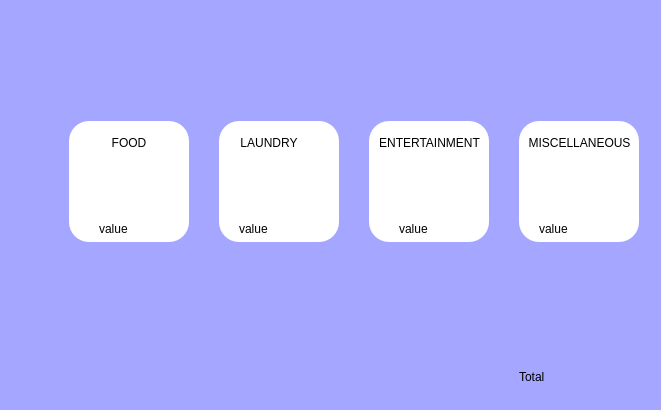
<?xml version="1.0" encoding="UTF-8"?>
<ui version="4.0">
 <class>listDialog</class>
 <widget class="QDialog" name="listDialog">
  <property name="geometry">
   <rect>
    <x>0</x>
    <y>0</y>
    <width>661</width>
    <height>410</height>
   </rect>
  </property>
  <property name="windowTitle">
   <string>Dialog</string>
  </property>
  <property name="styleSheet">
   <string notr="true">background-color:rgb(164,166,255);</string>
  </property>
  <layout class="QHBoxLayout" name="horizontalLayout">
   <item>
    <layout class="QVBoxLayout" name="verticalLayout">
     <item>
      <widget class="QPushButton" name="pushButton_2">
       <property name="sizePolicy">
        <sizepolicy hsizetype="Preferred" vsizetype="Preferred">
         <horstretch>0</horstretch>
         <verstretch>0</verstretch>
        </sizepolicy>
       </property>
       <property name="styleSheet">
        <string notr="true">border:0px;</string>
       </property>
       <property name="text">
        <string/>
       </property>
      </widget>
     </item>
     <item>
      <widget class="QPushButton" name="pushButton">
       <property name="sizePolicy">
        <sizepolicy hsizetype="Preferred" vsizetype="Preferred">
         <horstretch>0</horstretch>
         <verstretch>0</verstretch>
        </sizepolicy>
       </property>
       <property name="styleSheet">
        <string notr="true">border:0px;
</string>
       </property>
       <property name="text">
        <string/>
       </property>
      </widget>
     </item>
     <item>
      <widget class="QPushButton" name="pushbutton_home">
       <property name="sizePolicy">
        <sizepolicy hsizetype="Preferred" vsizetype="Preferred">
         <horstretch>0</horstretch>
         <verstretch>0</verstretch>
        </sizepolicy>
       </property>
       <property name="styleSheet">
        <string notr="true">border:0px;
image: url(:/res/Screenshot 2023-12-29 215945.png)</string>
       </property>
       <property name="text">
        <string/>
       </property>
      </widget>
     </item>
     <item>
      <widget class="QPushButton" name="pushbutton_calc">
       <property name="sizePolicy">
        <sizepolicy hsizetype="Preferred" vsizetype="Preferred">
         <horstretch>0</horstretch>
         <verstretch>0</verstretch>
        </sizepolicy>
       </property>
       <property name="styleSheet">
        <string notr="true">border:0px;
image: url(:/res/Screenshot 2023-12-29 215519.png)</string>
       </property>
       <property name="text">
        <string/>
       </property>
      </widget>
     </item>
     <item>
      <widget class="QPushButton" name="pushbutton_list">
       <property name="sizePolicy">
        <sizepolicy hsizetype="Preferred" vsizetype="Preferred">
         <horstretch>0</horstretch>
         <verstretch>0</verstretch>
        </sizepolicy>
       </property>
       <property name="styleSheet">
        <string notr="true">border:0px;
image:url(:/res/Screenshot 2023-12-29 215451.png)</string>
       </property>
       <property name="text">
        <string/>
       </property>
      </widget>
     </item>
     <item>
      <widget class="QPushButton" name="pushbutton_profile">
       <property name="sizePolicy">
        <sizepolicy hsizetype="Preferred" vsizetype="Preferred">
         <horstretch>0</horstretch>
         <verstretch>0</verstretch>
        </sizepolicy>
       </property>
       <property name="styleSheet">
        <string notr="true">border:0px;
image: url(:/res/Screenshot 2023-12-29 215541.png)</string>
       </property>
       <property name="text">
        <string/>
       </property>
      </widget>
     </item>
     <item>
      <widget class="QPushButton" name="pushButton_">
       <property name="sizePolicy">
        <sizepolicy hsizetype="Preferred" vsizetype="Preferred">
         <horstretch>0</horstretch>
         <verstretch>0</verstretch>
        </sizepolicy>
       </property>
       <property name="styleSheet">
        <string notr="true">border:0px;</string>
       </property>
       <property name="text">
        <string/>
       </property>
      </widget>
     </item>
     <item>
      <widget class="QPushButton" name="pushButton_8">
       <property name="sizePolicy">
        <sizepolicy hsizetype="Preferred" vsizetype="Preferred">
         <horstretch>0</horstretch>
         <verstretch>0</verstretch>
        </sizepolicy>
       </property>
       <property name="styleSheet">
        <string notr="true">border:0px;</string>
       </property>
       <property name="text">
        <string/>
       </property>
      </widget>
     </item>
    </layout>
   </item>
   <item>
    <widget class="QStackedWidget" name="stackedWidget">
     <property name="styleSheet">
      <string notr="true">font: 10pt &quot;Segoe UI&quot;;
color:rgb(0,0,0);
background-color:rgb(164,166,255);</string>
     </property>
     <widget class="QWidget" name="page">
      <widget class="QFrame" name="frame">
       <property name="geometry">
        <rect>
         <x>20</x>
         <y>110</y>
         <width>120</width>
         <height>121</height>
        </rect>
       </property>
       <property name="styleSheet">
        <string notr="true">border-radius:20px;
background-color:rgb(255,255,255);
color:rgb(0,0,0);</string>
       </property>
       <property name="frameShape">
        <enum>QFrame::StyledPanel</enum>
       </property>
       <property name="frameShadow">
        <enum>QFrame::Raised</enum>
       </property>
       <widget class="QLabel" name="label">
        <property name="geometry">
         <rect>
          <x>40</x>
          <y>10</y>
          <width>49</width>
          <height>16</height>
         </rect>
        </property>
        <property name="text">
         <string/>
        </property>
       </widget>
       <widget class="QFrame" name="frame_7">
        <property name="geometry">
         <rect>
          <x>30</x>
          <y>40</y>
          <width>61</width>
          <height>61</height>
         </rect>
        </property>
        <property name="styleSheet">
         <string notr="true">image: url(:/res/Screenshot 2023-11-22 174136.png);</string>
        </property>
        <property name="frameShape">
         <enum>QFrame::StyledPanel</enum>
        </property>
        <property name="frameShadow">
         <enum>QFrame::Raised</enum>
        </property>
       </widget>
       <widget class="QPushButton" name="pushbutton_food">
        <property name="geometry">
         <rect>
          <x>20</x>
          <y>10</y>
          <width>80</width>
          <height>24</height>
         </rect>
        </property>
        <property name="text">
         <string>FOOD</string>
        </property>
       </widget>
       <widget class="QLabel" name="label_food">
        <property name="geometry">
         <rect>
          <x>30</x>
          <y>100</y>
          <width>49</width>
          <height>16</height>
         </rect>
        </property>
        <property name="text">
         <string>value</string>
        </property>
       </widget>
      </widget>
      <widget class="QFrame" name="frame_2">
       <property name="geometry">
        <rect>
         <x>170</x>
         <y>110</y>
         <width>120</width>
         <height>121</height>
        </rect>
       </property>
       <property name="styleSheet">
        <string notr="true">border-radius:20px;
background-color:rgb(255,255,255);</string>
       </property>
       <property name="frameShape">
        <enum>QFrame::StyledPanel</enum>
       </property>
       <property name="frameShadow">
        <enum>QFrame::Raised</enum>
       </property>
       <widget class="QFrame" name="frame_5">
        <property name="geometry">
         <rect>
          <x>30</x>
          <y>40</y>
          <width>61</width>
          <height>61</height>
         </rect>
        </property>
        <property name="styleSheet">
         <string notr="true">image: url(:/res/Screenshot 2023-11-22 154042.png);
border:0px;</string>
        </property>
        <property name="frameShape">
         <enum>QFrame::StyledPanel</enum>
        </property>
        <property name="frameShadow">
         <enum>QFrame::Raised</enum>
        </property>
       </widget>
       <widget class="QPushButton" name="pushbutton_laundry">
        <property name="geometry">
         <rect>
          <x>10</x>
          <y>10</y>
          <width>80</width>
          <height>24</height>
         </rect>
        </property>
        <property name="text">
         <string>LAUNDRY</string>
        </property>
       </widget>
       <widget class="QLabel" name="label_laundry">
        <property name="geometry">
         <rect>
          <x>20</x>
          <y>100</y>
          <width>49</width>
          <height>16</height>
         </rect>
        </property>
        <property name="text">
         <string>value</string>
        </property>
       </widget>
      </widget>
      <widget class="QFrame" name="frame_3">
       <property name="geometry">
        <rect>
         <x>320</x>
         <y>110</y>
         <width>120</width>
         <height>121</height>
        </rect>
       </property>
       <property name="styleSheet">
        <string notr="true">border-radius:20px;
background-color:rgb(255,255,255);</string>
       </property>
       <property name="frameShape">
        <enum>QFrame::StyledPanel</enum>
       </property>
       <property name="frameShadow">
        <enum>QFrame::Raised</enum>
       </property>
       <widget class="QFrame" name="frame_6">
        <property name="geometry">
         <rect>
          <x>30</x>
          <y>40</y>
          <width>51</width>
          <height>61</height>
         </rect>
        </property>
        <property name="styleSheet">
         <string notr="true">image: url(:/res/Screenshot 2023-11-22 155010.png);</string>
        </property>
        <property name="frameShape">
         <enum>QFrame::StyledPanel</enum>
        </property>
        <property name="frameShadow">
         <enum>QFrame::Raised</enum>
        </property>
       </widget>
       <widget class="QLabel" name="label_entertainment">
        <property name="geometry">
         <rect>
          <x>30</x>
          <y>100</y>
          <width>49</width>
          <height>16</height>
         </rect>
        </property>
        <property name="text">
         <string>value</string>
        </property>
       </widget>
       <widget class="QPushButton" name="pushbutton_enter">
        <property name="geometry">
         <rect>
          <x>10</x>
          <y>10</y>
          <width>101</width>
          <height>24</height>
         </rect>
        </property>
        <property name="text">
         <string>ENTERTAINMENT</string>
        </property>
       </widget>
      </widget>
      <widget class="QFrame" name="frame_4">
       <property name="geometry">
        <rect>
         <x>470</x>
         <y>110</y>
         <width>120</width>
         <height>121</height>
        </rect>
       </property>
       <property name="styleSheet">
        <string notr="true">border-radius:20px;
background-color:rgb(255,255,255);</string>
       </property>
       <property name="frameShape">
        <enum>QFrame::StyledPanel</enum>
       </property>
       <property name="frameShadow">
        <enum>QFrame::Raised</enum>
       </property>
       <widget class="QFrame" name="frame_8">
        <property name="geometry">
         <rect>
          <x>20</x>
          <y>30</y>
          <width>81</width>
          <height>71</height>
         </rect>
        </property>
        <property name="styleSheet">
         <string notr="true">image: url(:/res/Screenshot 2023-11-22 174358.png);</string>
        </property>
        <property name="frameShape">
         <enum>QFrame::StyledPanel</enum>
        </property>
        <property name="frameShadow">
         <enum>QFrame::Raised</enum>
        </property>
       </widget>
       <widget class="QLabel" name="label_miscellaneous">
        <property name="geometry">
         <rect>
          <x>20</x>
          <y>100</y>
          <width>49</width>
          <height>16</height>
         </rect>
        </property>
        <property name="text">
         <string>value</string>
        </property>
       </widget>
       <widget class="QPushButton" name="pushbutton_mis">
        <property name="geometry">
         <rect>
          <x>10</x>
          <y>10</y>
          <width>101</width>
          <height>24</height>
         </rect>
        </property>
        <property name="text">
         <string>MISCELLANEOUS</string>
        </property>
       </widget>
      </widget>
      <widget class="QLabel" name="label_2">
       <property name="geometry">
        <rect>
         <x>470</x>
         <y>350</y>
         <width>51</width>
         <height>31</height>
        </rect>
       </property>
       <property name="styleSheet">
        <string notr="true">font: 700 12pt &quot;Segoe UI&quot;;
color: rgb(0,0,0);</string>
       </property>
       <property name="text">
        <string>Total</string>
       </property>
      </widget>
      <widget class="QLabel" name="label_total">
       <property name="geometry">
        <rect>
         <x>530</x>
         <y>355</y>
         <width>71</width>
         <height>21</height>
        </rect>
       </property>
       <property name="styleSheet">
        <string notr="true">font: 700 12pt &quot;Segoe UI&quot;;
color: rgb(255, 255, 255);</string>
       </property>
       <property name="text">
        <string/>
       </property>
      </widget>
     </widget>
     <widget class="QWidget" name="page_2"/>
    </widget>
   </item>
  </layout>
 </widget>
 <resources/>
 <connections/>
</ui>
